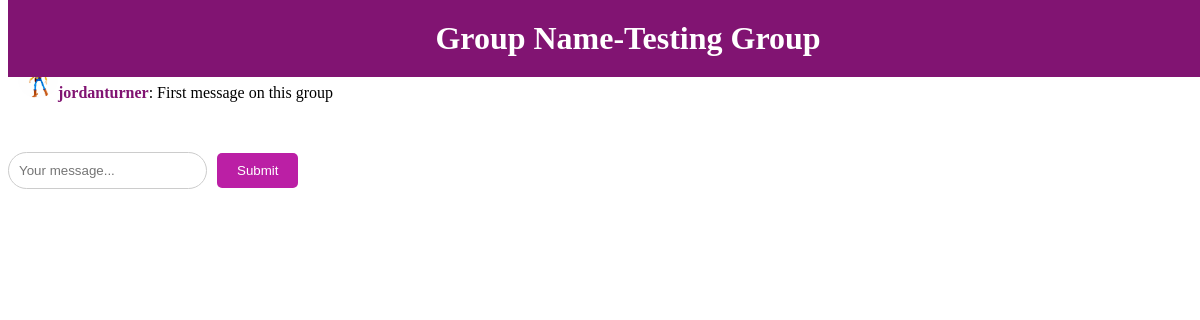
The app's page /room/testinggroup (signed in), older data.
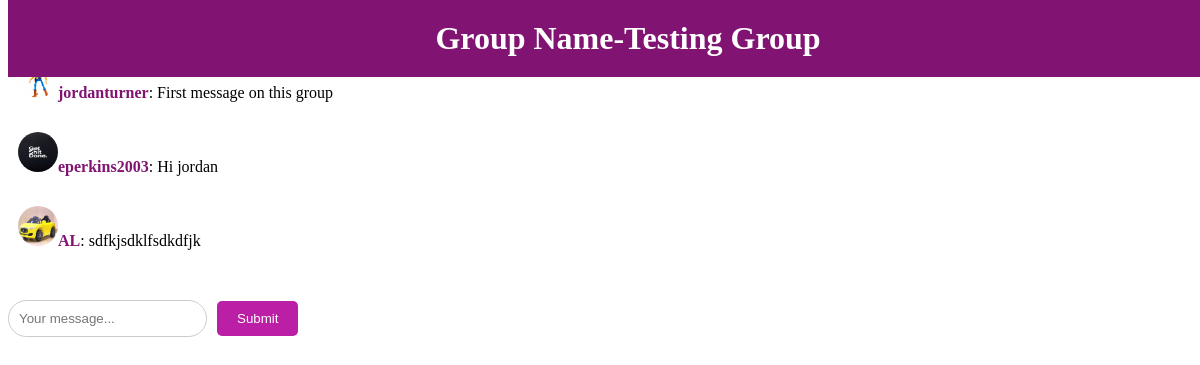
The same page, newer data.
### room/models.py (models this page shows, shortened)
class Message(models.Model):
    room = models.ForeignKey(Room, related_name='messages', on_delete=models.CASCADE)
    user=models.ForeignKey(User,null=True,on_delete=models.CASCADE)
    content=models.TextField()
    image=models.ImageField(null=True,blank=True,upload_to="images/")
    likes=models.IntegerField(null=True,default=0)
    view_count=models.IntegerField(null=True,default=0)
    hashtags=models.ManyToManyField('Hashtag')
    date_added = models.DateTimeField(auto_now_add=True,null=True)
    parent_message = models.ForeignKey('self', null=True, blank=True, on_delete=models.CASCADE, related_name='replies')
    class Meta:
        ordering = ('date_added',)

### main/models.py (models this page shows, shortened)
class Profile(models.Model):
    user=models.OneToOneField(User,null=True,on_delete=models.CASCADE)
    profile_img=models.ImageField(null=True,blank=True,upload_to='images/')

### room/views.py (the view)
# urls.py: path("room/",include("room.urls")),
@login_required
def room(request,slug):
    room=Room.objects.get(slug=slug)
    messages=Message.objects.filter(room=room)
    return render(request,'room/room.html',{'room':room,'messages':messages})

### room/templates/room/room.html (shortened to what this page needs)
{% load static %}
<!DOCTYPE html>
<html lang="en">
<head>
</head>
<body>
  <div class="chat-container">
    <div class="group-name">
      <h1>Group Name-{{ room.name }}</h1>
    </div>
    <div class="lg:w-2/4 mx-4 lg:mx-auto p-4 bg-white rounded-xl">
      <div class="chat-messages space-y-3" id="chat-messages">
        {% for m in messages %}
        <div class="chat-message">
          <b><img src="{{m.user.profile.profile_img.url}}" alt=""
              style="width: 40px; height: 40px; border-radius: 50%" /></b><b>{{ m.user.username }}</b>: {{ m.content }}
        </div>
        {% endfor %}
      </div>
    </div>
    <div class="w-80 mx-auto p-4 bg-white rounded-xl">
      <form method="post" action="." class="message-input-form">
        <input type="text" name="content" class="flex-1 mr-3 w-full rounded-l-lg" placeholder="Your message..."
          id="chat-message-input" />
        <button class="px-5 py-3 rounded-r-lg text-white bg-teal-600 hover:bg-teal-700" id="chat-message-submit">
          Submit
        </button>
      </form>
    </div>
  </div>
</body>
</html>

Row changes from the older to the newer data that the page shows:
added Message: user.profile.profile_img (picture), user.username "eperkins2003", content "Hi jordan"
added Message: user.profile.profile_img (picture), user.username "AL", content "sdfkjsdklfsdkdfjk"
